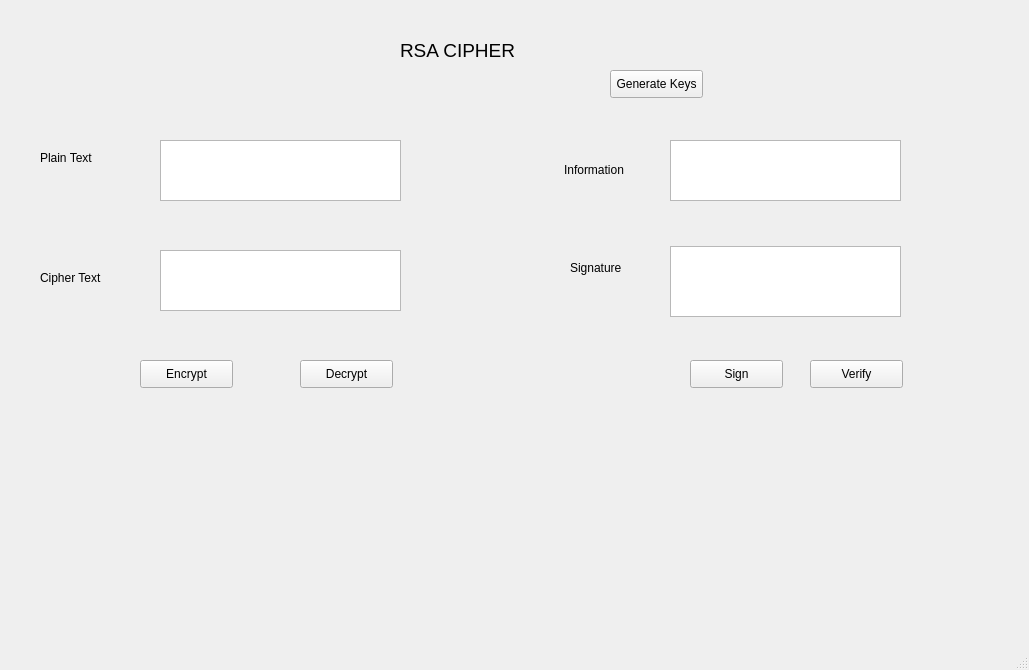
<?xml version="1.0" encoding="UTF-8"?>
<ui version="4.0">
 <class>MainWindow</class>
 <widget class="QMainWindow" name="MainWindow">
  <property name="geometry">
   <rect>
    <x>0</x>
    <y>0</y>
    <width>1029</width>
    <height>670</height>
   </rect>
  </property>
  <property name="windowTitle">
   <string>MainWindow</string>
  </property>
  <widget class="QWidget" name="centralwidget">
   <widget class="QLabel" name="label">
    <property name="geometry">
     <rect>
      <x>400</x>
      <y>30</y>
      <width>191</width>
      <height>41</height>
     </rect>
    </property>
    <property name="font">
     <font>
      <pointsize>14</pointsize>
     </font>
    </property>
    <property name="text">
     <string>RSA CIPHER</string>
    </property>
   </widget>
   <widget class="QLabel" name="label_2">
    <property name="geometry">
     <rect>
      <x>40</x>
      <y>150</y>
      <width>61</width>
      <height>16</height>
     </rect>
    </property>
    <property name="text">
     <string>Plain Text</string>
    </property>
   </widget>
   <widget class="QLabel" name="label_3">
    <property name="geometry">
     <rect>
      <x>40</x>
      <y>270</y>
      <width>71</width>
      <height>16</height>
     </rect>
    </property>
    <property name="text">
     <string>Cipher Text</string>
    </property>
   </widget>
   <widget class="QLabel" name="label_4">
    <property name="geometry">
     <rect>
      <x>564</x>
      <y>160</y>
      <width>61</width>
      <height>20</height>
     </rect>
    </property>
    <property name="text">
     <string>Information</string>
    </property>
   </widget>
   <widget class="QLabel" name="label_5">
    <property name="geometry">
     <rect>
      <x>570</x>
      <y>260</y>
      <width>55</width>
      <height>16</height>
     </rect>
    </property>
    <property name="text">
     <string>Signature</string>
    </property>
   </widget>
   <widget class="QPushButton" name="btn_encrypt">
    <property name="geometry">
     <rect>
      <x>140</x>
      <y>360</y>
      <width>93</width>
      <height>28</height>
     </rect>
    </property>
    <property name="text">
     <string>Encrypt</string>
    </property>
   </widget>
   <widget class="QPushButton" name="btn_decrypt">
    <property name="geometry">
     <rect>
      <x>300</x>
      <y>360</y>
      <width>93</width>
      <height>28</height>
     </rect>
    </property>
    <property name="text">
     <string>Decrypt</string>
    </property>
   </widget>
   <widget class="QPushButton" name="btn_sign">
    <property name="geometry">
     <rect>
      <x>690</x>
      <y>360</y>
      <width>93</width>
      <height>28</height>
     </rect>
    </property>
    <property name="text">
     <string>Sign</string>
    </property>
   </widget>
   <widget class="QPushButton" name="btn_verify">
    <property name="geometry">
     <rect>
      <x>810</x>
      <y>360</y>
      <width>93</width>
      <height>28</height>
     </rect>
    </property>
    <property name="text">
     <string>Verify</string>
    </property>
   </widget>
   <widget class="QPushButton" name="btn_gen_keys">
    <property name="geometry">
     <rect>
      <x>610</x>
      <y>70</y>
      <width>93</width>
      <height>28</height>
     </rect>
    </property>
    <property name="text">
     <string>Generate Keys</string>
    </property>
   </widget>
   <widget class="QPlainTextEdit" name="txt_plain_text">
    <property name="geometry">
     <rect>
      <x>160</x>
      <y>140</y>
      <width>241</width>
      <height>61</height>
     </rect>
    </property>
   </widget>
   <widget class="QPlainTextEdit" name="txt_cipher_text">
    <property name="geometry">
     <rect>
      <x>160</x>
      <y>250</y>
      <width>241</width>
      <height>61</height>
     </rect>
    </property>
   </widget>
   <widget class="QPlainTextEdit" name="txt_info">
    <property name="geometry">
     <rect>
      <x>670</x>
      <y>140</y>
      <width>231</width>
      <height>61</height>
     </rect>
    </property>
   </widget>
   <widget class="QPlainTextEdit" name="txt_sign">
    <property name="geometry">
     <rect>
      <x>670</x>
      <y>246</y>
      <width>231</width>
      <height>71</height>
     </rect>
    </property>
   </widget>
  </widget>
  <widget class="QMenuBar" name="menubar">
   <property name="geometry">
    <rect>
     <x>0</x>
     <y>0</y>
     <width>1029</width>
     <height>26</height>
    </rect>
   </property>
  </widget>
  <widget class="QStatusBar" name="statusbar"/>
 </widget>
 <resources/>
 <connections/>
</ui>
